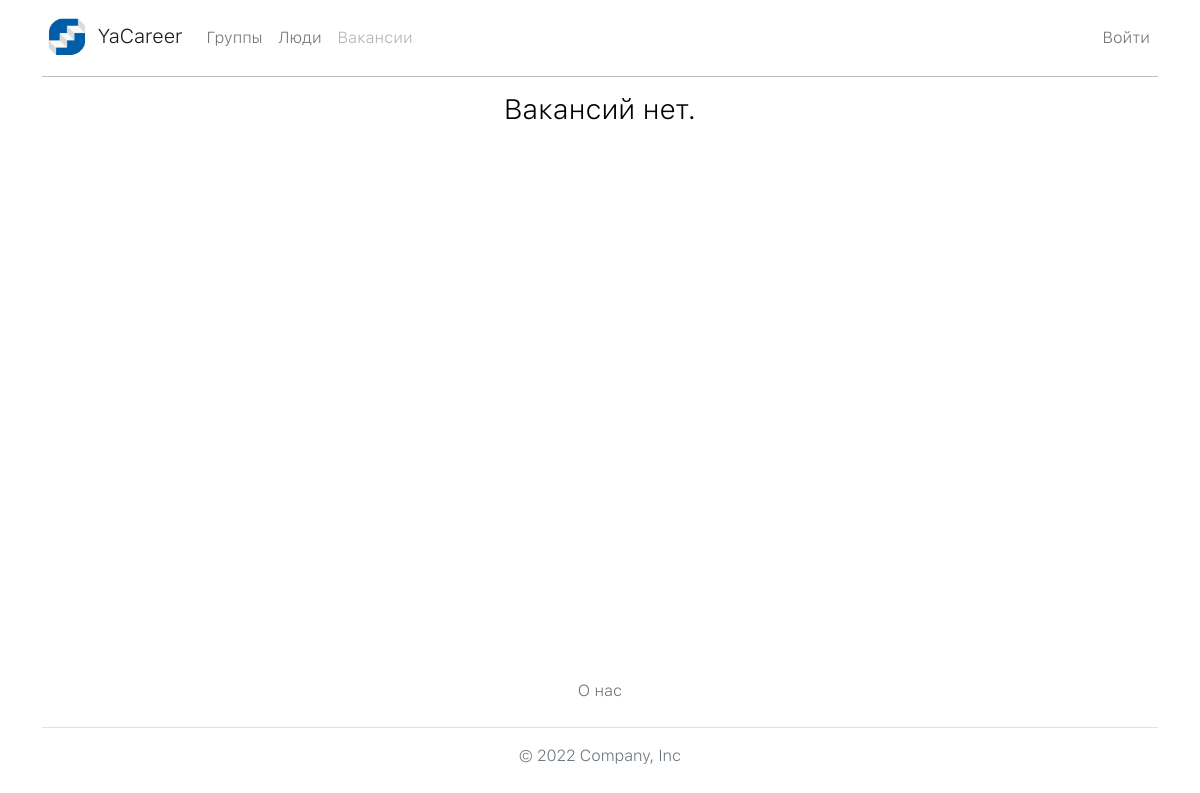
/vacancies/, run on an earlier commit of the app's database.
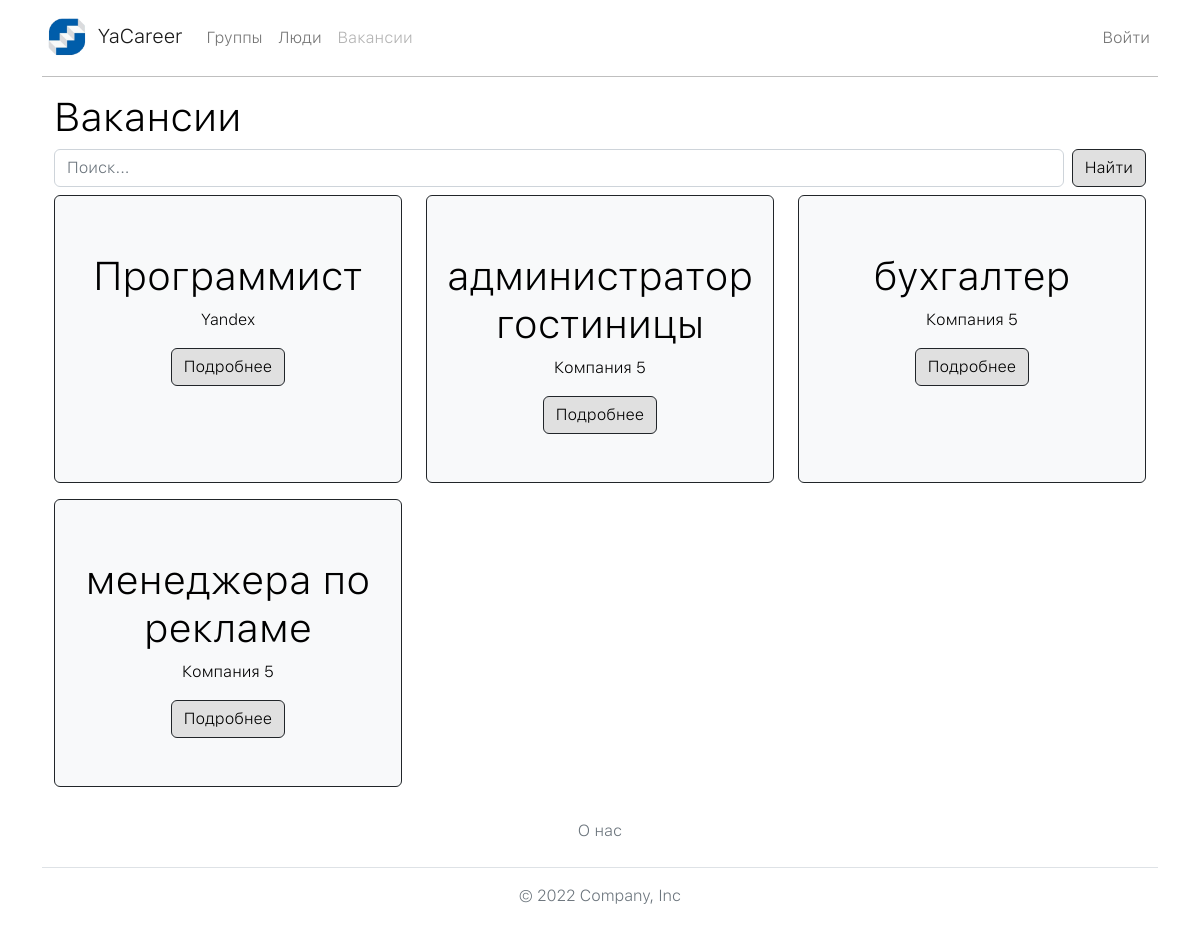
And on a later commit of the database.
### vacancies/models.py (models this page shows, shortened)
class GroupVacancy(models.Model):
    v_name = models.CharField(
        'название',
        max_length=70,
    )
    text = models.CharField(
        'текст к посту',
        max_length=1024,
    )
    group = models.ForeignKey(
        Group,
        on_delete=models.CASCADE,
        verbose_name='группа',
    )
    class Meta:
        ordering = ['id']
        default_related_name = 'group_vacancy'
        verbose_name = 'вакансия'
        verbose_name_plural = 'вакансии'

### groups/models.py (models this page shows, shortened)
class Group(BaseModelImage):
    name = models.CharField(
        'название',
        max_length=256,
        unique=True,
    )
    owner = models.ForeignKey(
        User,
        on_delete=models.DO_NOTHING,
        related_name='owner',
        verbose_name='владелец',
    )
    about = models.CharField(
        'описание',
        max_length=1024,
        null=True,
        blank=True,
    )
    members = models.ManyToManyField(
        User,
        through='GroupMembers',
        related_name='members',
        verbose_name='группа',
    )
    class Meta:
        ordering = ['id']
        default_related_name = 'groups'
        verbose_name = 'группа'
        verbose_name_plural = 'группы'

### vacancies/views.py (the view, shortened to what this page needs)
# urls.py: path('', views.VacancyListView.as_view(), name='vacancy_list'),
class VacancyListView(ListView):
    template_name = 'vacancies/vacancy_list.html'
    model = GroupVacancy
    context_object_name = 'vacancy_list'
    paginate_by = 9
    def get_queryset(self):
        queryset = super().get_queryset()
        searched = self.request.GET.get('searched', '')
        return queryset

### templates/vacancies/vacancy_list.html (shortened to what this page needs)
{% extends "base.html" %}
{% load static %}
{% block content %}
  {% if vacancy_list %}
    <div class='container-fluid text-center'>
      <h1 class="text-start">Вакансии</h1>
      {% include 'includes/search.html' %}
      <div class='row'>
        {% for vacancy in vacancy_list %}
          <tr>
            <div class='col-xs-12 col-md-4 py-2'>
              {% include "vacancies/includes/vacancy_card.html" %}
            </div>
          </tr>
        {% endfor %}
      </div>
    </div>
  {% else %}
    <h3 class="text-center">Вакансий нет.</h3>
  {% endif %}
{% endblock %}

### templates/base.html (shortened to what this page needs)
{% load static %}
<!DOCTYPE html>
<html lang="ru">
  <head>
    <link rel="stylesheet" href="{% static 'bootstrap/css/bootstrap.min.css' %}">
    <link rel="stylesheet" href="{% static 'style/style.css' %}">
    <link rel="stylesheet" href="https://cdn.jsdelivr.net/npm/bootstrap-icons@1.10.2/font/bootstrap-icons.css">
  </head>
  <body>
    <div class="container">
    {% include "includes/header.html" %}
      <main>
        {% block content %}{% endblock %}
      </main>
    </div>
    {% include "includes/footer.html" %}
  </body>
</html>

### templates/includes/header.html (shortened to what this page needs)
{% load static %}
<header>
  {% with request.resolver_match.view_name as view_name %}
    <nav class="navbar navbar-expand-lg row">
        <div class="container-fluid">
          <a class="navbar-brand" href="{% url 'homepage:home' %}">
            <img src="{% static 'img/main_logo.png' %}" alt="Cat" id="header_logo">
            YaCareer
          </a>
          <div class="collapse navbar-collapse flex-wrap align-content-center" id="navbarSupportedContent">
            <ul class="d-flex navbar-nav me-auto mb-2 mb-lg-0 top-menu">
              <li class="nav-item">
                <a
                class="{% if view_name == 'groups:group_list' %}nav-link disabled{% else %}nav-link{% endif %} text-center"
                  href="{% url 'groups:group_list' %}"
                >Группы</a>
              </li>
              <li class="nav-item">
                <a
                  class="{% if view_name == 'users:user_list' %}nav-link disabled{% else %}nav-link{% endif %} text-center"
                  href="{% url 'users:user_list' %}"
                >Люди</a>
              </li>
              <li class="nav-item">
                <a
                  class="{% if view_name == 'vacancies:vacancy_list' %}nav-link disabled{% else %}nav-link{% endif %} text-center"
                  href="{% url 'vacancies:vacancy_list' %}"
                >Вакансии</a>
              </li>
            </ul>
              <ul class="d-flex navbar-nav text-end ms-auto flex-wrap">
                {% if request.user.is_authenticated %}
                  {% if view_name == 'homepage:home' %}
                    <li>
                      <a class="nav-link text-center" href="{% url 'auth:logout' %}">
                        <h5 class="mr-2">Выйти</h5>
                      </a>
                    </li>
                  {% else %}
                    <a href="{% url 'homepage:home' %}">
                      <img
                        src="{% if request.user.photo %} {{ request.user.get_img.url }} {% else %} {% static 'img/default_avatar_user.jpg' %} {% endif %}"
                        class="rounded-circle border border-2 border-dark"
                        id="user_img"
                        alt="Аватар"
                      >
                    </a>
                  {% endif %}
                {% else %}
                  {% if view_name != 'auth:login' %}
                    <li><a class="nav-link text-center" href="{% url 'auth:login' %}">Войти</a></li>
                  {% endif %}
                {% endif %}
              </ul>
        </div>
      </div>
    </nav>
  {% endwith %}
  <hr class="mt-0">
</header>

### templates/includes/search.html (shortened to what this page needs)
<form
    class="d-flex flex-row"
    method="get"
    action="{{request.path}}"
>
    <input name="searched" type="search" class="form-control form-control-dark me-2" placeholder="Поиск..." aria-label="Search">
    <button class="btn btn-primary border border-dark">Найти</button>
</form>

### templates/vacancies/includes/vacancy_card.html
{% load static %}
<div class="bg-light border border-dark w-100 rounded-2 h-100">
    <div class="d-flex align-items-center flex-column my-5">
        <div class="d-flex align-items-center flex-column my-auto">
            <div class="d-flex flex-row">
                <h1 class="text-center my-2 text-break">
                {{ vacancy.v_name }}
                </h1>
            </div>
            <p class="text-break text-center mb-2">{{ vacancy.group.name }}</p>
        </div>
        <a href="{% url 'vacancies:vacancy_detail' vacancy.id %}"><button type="submit" class="btn btn-primary border border-dark mt-2">Подробнее</button></a>
    </div>
</div>

### templates/includes/footer.html
{% load static %}
<footer class="footer mt-auto py-3">
  <div class="container">
    <ul class="nav justify-content-center border-bottom pb-3 mb-3">
      <li class="nav-item"><a href="{% url 'about:description' %}" class="nav-link px-2 text-muted">О нас</a></li>
    </ul>
    <p class="text-center text-muted">&copy; 2022 Company, Inc</p>
  </div>
</footer>

### static_dev/style/style.css (style rules this page uses)
#header_logo { width: 50px; }
a { color: rgb(0, 0, 0); }
.top-menu li a::after { content: ''; display: block; width: 100%; background-color: rgb(0, 0, 0); height: 1px; transition: all .3s; transform: scale(0); }
footer { flex-shrink: 0; }
html * { font-family: "SF UI Text" !important; font-weight: normal; }
body { font-family: 'Roboto', sans-serif; font-size: 16px; font-weight: 400; color: #000; background-color: #fff; min-width: 350px; min-height: 100vh; display: flex; flex-direction: column; }

What changed in the data, as far as the page shows it:
added GroupVacancy: v_name "Программист", group.name "Yandex"
added GroupVacancy: v_name "администратор гостиницы", group.name "Компания 5"
added GroupVacancy: v_name "бухгалтер", group.name "Компания 5"
added GroupVacancy: v_name "менеджера по рекламе", group.name "Компания 5"
Also different on the page:
text no longer shown: "Вакансий нет."
text now shown: "Вакансии Найти"
